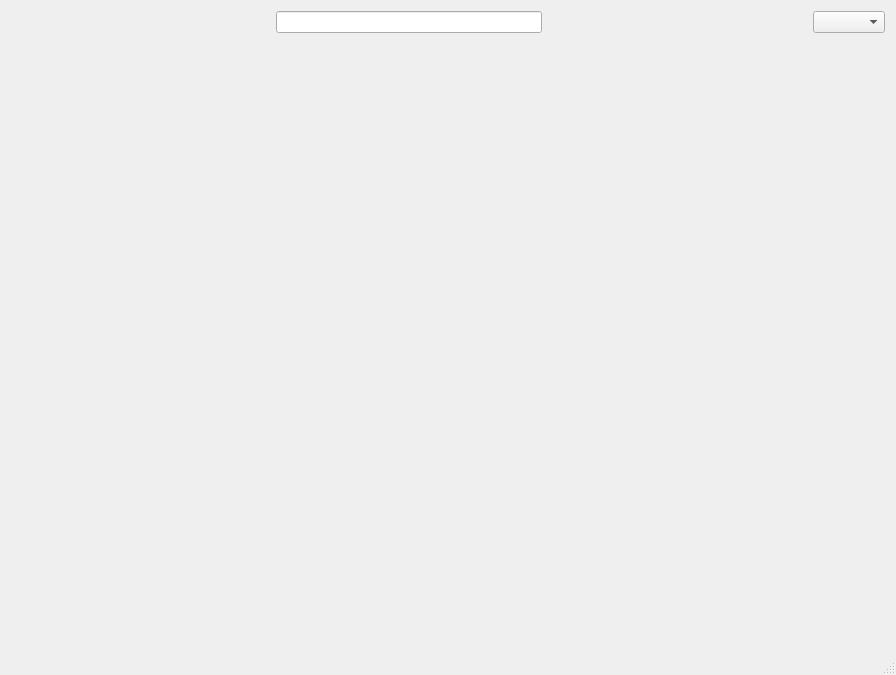
<?xml version="1.0" encoding="UTF-8"?>
<ui version="4.0">
 <class>MainWindow</class>
 <widget class="QMainWindow" name="MainWindow">
  <property name="geometry">
   <rect>
    <x>0</x>
    <y>0</y>
    <width>896</width>
    <height>675</height>
   </rect>
  </property>
  <property name="windowTitle">
   <string>Fractals</string>
  </property>
  <property name="windowIcon">
   <iconset>
    <normaloff>C:/Users/user/Desktop/587389d1f3a71010b5e8ef4a.png</normaloff>C:/Users/user/Desktop/587389d1f3a71010b5e8ef4a.png</iconset>
  </property>
  <widget class="QWidget" name="centralWidget">
   <layout class="QGridLayout" name="gridLayout">
    <item row="0" column="0">
     <layout class="QVBoxLayout" name="verticalLayout">
      <item>
       <layout class="QHBoxLayout" name="horizontalLayout">
        <item>
         <spacer name="horizontalSpacer">
          <property name="orientation">
           <enum>Qt::Horizontal</enum>
          </property>
          <property name="sizeHint" stdset="0">
           <size>
            <width>40</width>
            <height>20</height>
           </size>
          </property>
         </spacer>
        </item>
        <item>
         <widget class="QLineEdit" name="lineEdit">
          <property name="minimumSize">
           <size>
            <width>263</width>
            <height>20</height>
           </size>
          </property>
          <property name="maximumSize">
           <size>
            <width>356</width>
            <height>16777215</height>
           </size>
          </property>
         </widget>
        </item>
        <item>
         <spacer name="horizontalSpacer_2">
          <property name="orientation">
           <enum>Qt::Horizontal</enum>
          </property>
          <property name="sizeHint" stdset="0">
           <size>
            <width>40</width>
            <height>20</height>
           </size>
          </property>
         </spacer>
        </item>
        <item>
         <widget class="QComboBox" name="comboBox"/>
        </item>
       </layout>
      </item>
      <item>
       <widget class="RenderArea" name="renderArea" native="true"/>
      </item>
     </layout>
    </item>
   </layout>
  </widget>
  <widget class="QStatusBar" name="statusBar"/>
 </widget>
 <layoutdefault spacing="6" margin="11"/>
 <customwidgets>
  <customwidget>
   <class>RenderArea</class>
   <extends>QWidget</extends>
   <header>renderarea.h</header>
   <container>1</container>
  </customwidget>
 </customwidgets>
 <resources/>
 <connections/>
</ui>
